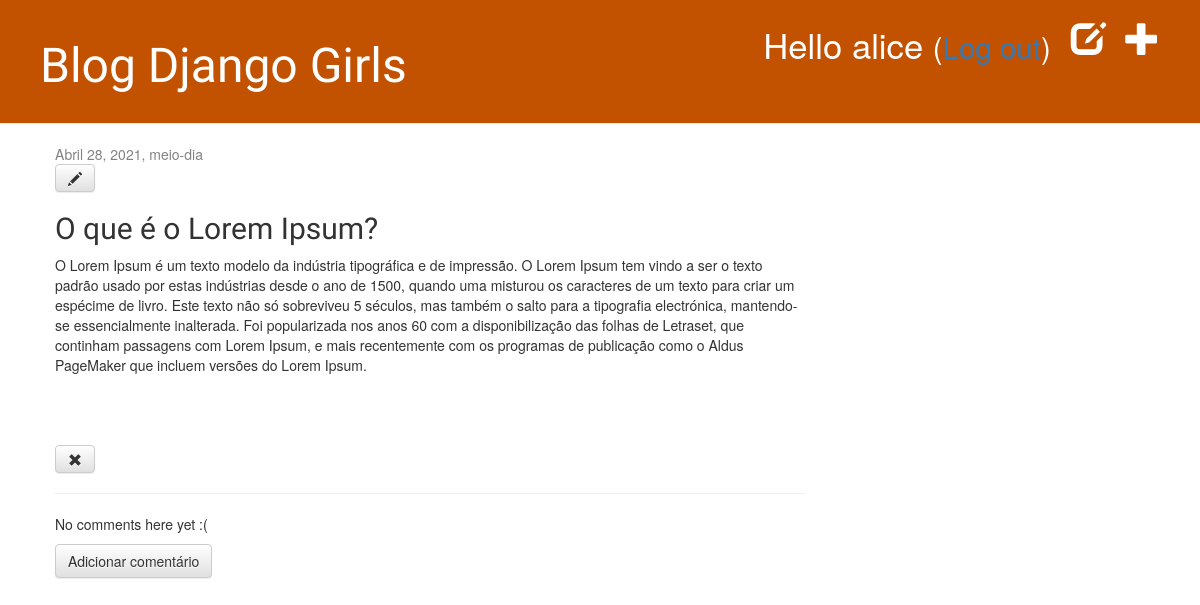
The app's page /post/1/ (signed in) with its own data.
### blog/models.py (models this page shows, shortened)
class Post(models.Model):
    author = models.ForeignKey(settings.AUTH_USER_MODEL, on_delete=models.CASCADE)
    title = models.CharField(max_length=200)
    text = models.TextField()
    created_date = models.DateTimeField(default=timezone.now)
    published_date = models.DateTimeField(blank=True, null=True)

### blog/views.py (the view)
# urls.py: path('post/<int:pk>/', views.post_detail, name='post_detail'),
@login_required
def post_detail(request, pk):
    post = get_object_or_404(Post, pk=pk)
    return render(request, 'blog/post_detail.html', {'post': post})

### blog/templates/blog/post_detail.html
{% extends 'blog/base.html' %}
{% block content %}
    <div class="post">
        {% if post.published_date %}
            <div class="date">
                {{ post.published_date }}
            </div>
        {% else %}
            <a class="btn btn-default" href="{% url 'post_publish' pk=post.pk %}">Publish</a>
        {% endif %}
        {% if user.is_authenticated %}
            <a class="btn btn-default" href="{% url 'post_edit' pk=post.pk %}"><span class="glyphicon glyphicon-pencil"></span></a>
        {% endif %}
        <h2>{{ post.title }}</h2>
        <p>{{ post.text|linebreaksbr }}</p>
    </div>
    <a class="btn btn-default" href="{% url 'post_remove' pk=post.pk %}"><span class="glyphicon glyphicon-remove"></span></a>
    <hr>
    {% for comment in post.comments.all %}
        {% if user.is_authenticated or comment.approved_comment %}
        <div class="comment">
            <div class="date">
                {{ comment.created_date }}
                {% if not comment.approved_comment %}
                    <a class="btn btn-default" href="{% url 'comment_remove' pk=comment.pk %}"><span class="glyphicon glyphicon-remove"></span></a>
                    <a class="btn btn-default" href="{% url 'comment_approve' pk=comment.pk %}"><span class="glyphicon glyphicon-ok"></span></a>
                {% endif %}
            </div>
            <strong>{{ comment.author }}</strong>
            <p>{{ comment.text|linebreaks }}</p>
        </div>
        {% endif %}
    {% empty %}
        <p>No comments here yet :(</p>
    {% endfor %}
    <a class="btn btn-default" href="{% url 'add_comment_to_post' pk=post.pk %}">Adicionar comentário</a>
{% endblock %}

### blog/templates/blog/base.html (shortened to what this page needs)
{% load static %}
<html>
    <head>
        <link rel="stylesheet" href="//maxcdn.bootstrapcdn.com/bootstrap/3.2.0/css/bootstrap.min.css">
        <link rel="stylesheet" href="//maxcdn.bootstrapcdn.com/bootstrap/3.2.0/css/bootstrap-theme.min.css">
        <link rel="stylesheet" href="{% static 'css/blog.css' %}">
    </head>
    <body>
        <div class="page-header">
            {% if user.is_authenticated %}
                <a href="{% url 'post_new' %}" class="top-menu"><span class="glyphicon glyphicon-plus"></span></a>
                <a href="{% url 'post_draft_list' %}" class="top-menu"><span class="glyphicon glyphicon-edit"></span></a>
                <p class="top-menu">Hello {{ user.username }} <small>(<a href="{% url 'logout' %}">Log out</a>)</small></p>
            {% else %}
                <a href="{% url 'login' %}" class="top-menu"><span class="glyphicon glyphicon-lock"></span></a>
            {% endif %}
            <h1><a href="/">Blog Django Girls</a></h1>
        </div>
        <div class="content container">
            <div class="row">
                <div class="col-md-8">
                {% block content %}
                {% endblock %}
                </div>
            </div>
        </div>
    </body>
</html>

### blog/static/css/blog.css (style rules this page uses)
.page-header { background-color: #C25100; margin-top: 0; padding: 20px 20px 20px 40px; }
.page-header h1, .page-header h1 a, .page-header h1 a:visited, .page-header h1 a:active { color: #ffffff; font-size: 36pt; text-decoration: none; }
.content { margin-left: 40px; }
h1, h2, h3, h4 { font-family: 'Lobster', cursive; }
.date { color: #828282; }
.top-menu, .top-menu:hover, .top-menu:visited { color: #ffffff; float: right; font-size: 26pt; margin-right: 20px; }
.post { margin-bottom: 70px; }

### records on screen
Post: published_date "Abril 28, 2021, meio-dia", title "O que é o Lorem Ipsum?", text "O Lorem Ipsum é um texto modelo da indústria tipográfica e de impressão. O Lorem Ipsum tem vindo a ser o texto padrão usado por estas indústrias desde o ano de 1500, quando uma misturou os caracteres de um texto para criar um espécime de livro. Este texto não só sobreviveu 5 séculos, mas também o salto para a tipografia electrónica, mantendo-se essencialmente inalterada. Foi popularizada nos anos 60 com a disponibilização das folhas de Letraset, que continham passagens com Lorem Ipsum, e mais recentemente com os programas de publicação como o Aldus PageMaker que incluem versões do Lorem Ipsum."

### other values on screen
{{ user.username }} "alice"
